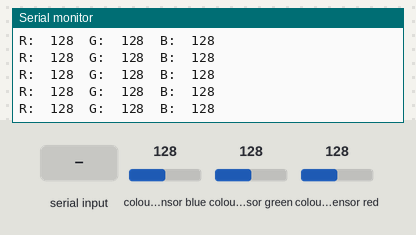
A sketch run on a simulated Arduino Uno, built with avr-gcc and run on an emulated ATmega328P. Shown: the last lines printed to the serial monitor. The inputs (shaded band) are chosen by the test bench; at power-on: colour sensor blue 128, colour sensor green 128, colour sensor red 128.

Above: at 1.2 s.
1.3 s: colour sensor blue set to 5
At 1.36 s:
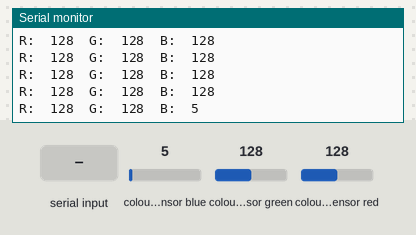
4.3 s: "R\n" received over Serial
7.3 s: byte 71 (71) received over Serial
8.8 s: byte 66 (66) received over Serial
10.3 s: byte 87 (87) received over Serial
11.8 s: colour sensor green set to 5
At 11.83 s:
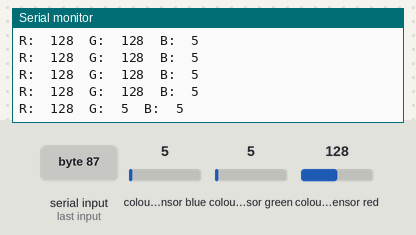

Measured:
- after the input at 1.3 s, the serial monitor: prints a new line at once (image 1)
- after the input at 11.8 s, the serial monitor: prints a new line at once (image 2)

The sketch:

Better_Backup_for_STEAM_event_code.ino
```cpp
#include <Wire.h>
#include "Adafruit_TCS34725.h"
int input;
float red, green, blue;
Adafruit_TCS34725 tcs = Adafruit_TCS34725(TCS34725_INTEGRATIONTIME_50MS, TCS34725_GAIN_4X);
bool colorchoser1 = false;
bool colorchoser2 = false;
bool colorchoser3 = false;
bool colorchoser4 = false;

void setup() {
  Serial.begin(9600);
  delay(20);
  Serial.println("\t\t\t\t\t\tWelcome To AutoChatcher");
  Serial.println("Please Declare Criminal Color..");
}

void loop() {
  tcs.getRGB(&red, &green, &blue);
  Serial.print("R:\t"); Serial.print(int(red));
  Serial.print("\tG:\t"); Serial.print(int(green));
  Serial.print("\tB:\t"); Serial.print(int(blue));
  Serial.print("\n");


  if (Serial.available()) {
    input = Serial.read();

    // initializing criminal color

    if (input == 82 ) {
      Serial.print ("Criminal Color Set To: " );
      Serial.println("Red");
      colorchoser1 = true;
      colorchoser2 = false;
      colorchoser3 = false;
      colorchoser4 = false;
    }
    if (input == 71 ) {
      Serial.print ("Criminal Color Set To: " );
      Serial.println("Green");
      colorchoser2 = true;
      colorchoser1 = false;
      colorchoser3 = false;
      colorchoser4 = false;
    }
    if (input == 66 ) {
      Serial.print ("Criminal Color Set To: " );
      Serial.println("Black");
      colorchoser3 = true;
      colorchoser1 = false;
      colorchoser2 = false;
      colorchoser4 = false;
    }
    if (input == 87 ) {
      Serial.print ("Criminal Color Set To: " );
      Serial.println("White");
      colorchoser4 = true;
      colorchoser1 = false;
      colorchoser2 = false;
      colorchoser3 = false;
    }
  }
  // checking for color

  //fix numbers not accurate


  //red
  if ( colorchoser1 == true && red >= 112 && red <= 118 && green >= 76 && green <= 81 && blue >= 47 && blue <= 551) { //red
    Serial.println("License Plate: Red");
    Serial.println("Car Status: Stolen");
  }
    if ( colorchoser1 == false && red >= 112 && red <= 118 && green >= 76 && green <= 81 && blue >= 47 && blue <= 551) { //red
    Serial.println("License Plate: Red");
    Serial.println("Car Status: Civilian");
  }


  //green
  if ( colorchoser2 == true && red >= 104 && red <= 108 && green >= 84 && green <= 89 && blue >= 49 && blue <= 51) { //green
    Serial.println("License Plate: Green");
    Serial.println("Car Status: Stolen");
  }
  if ( colorchoser2 == false && red >= 104 && red <= 108 && green >= 84 && green <= 89 && blue >= 49 && blue <= 51) { //green
    Serial.println("License Plate: Green");
    Serial.println("Car Status: Civilian");
  }


  //black
  if ( colorchoser3 == true && red >= 106 && red <= 109 && green >= 82 && green <= 85 && blue >= 50 && blue <= 53) { //black
    Serial.println("License Plate: Black");
    Serial.println("Car Status: Stolen");
  }
  if ( colorchoser3 == false && red >= 106 && red <= 109 && green >= 82 && green <= 85 && blue >= 50 && blue <= 53) { //black
    Serial.println("License Plate: Black");
    Serial.println("Car Status: Civilian");
  }


  //white
  if ( colorchoser4 == true && red >= 102 && red <= 107 && green >= 82 && green <= 84 && blue >= 52 && blue <= 55) { //white
    Serial.println("License Plate: White");
    Serial.println("Car Status: Stolen");
  }
  if ( colorchoser4 == false && red >= 102 && red <= 107 && green >= 82 && green <= 84 && blue >= 52 && blue <= 55) { //white
    Serial.println("License Plate: White");
    Serial.println("Car Status: Civilian");
  }
}
```
